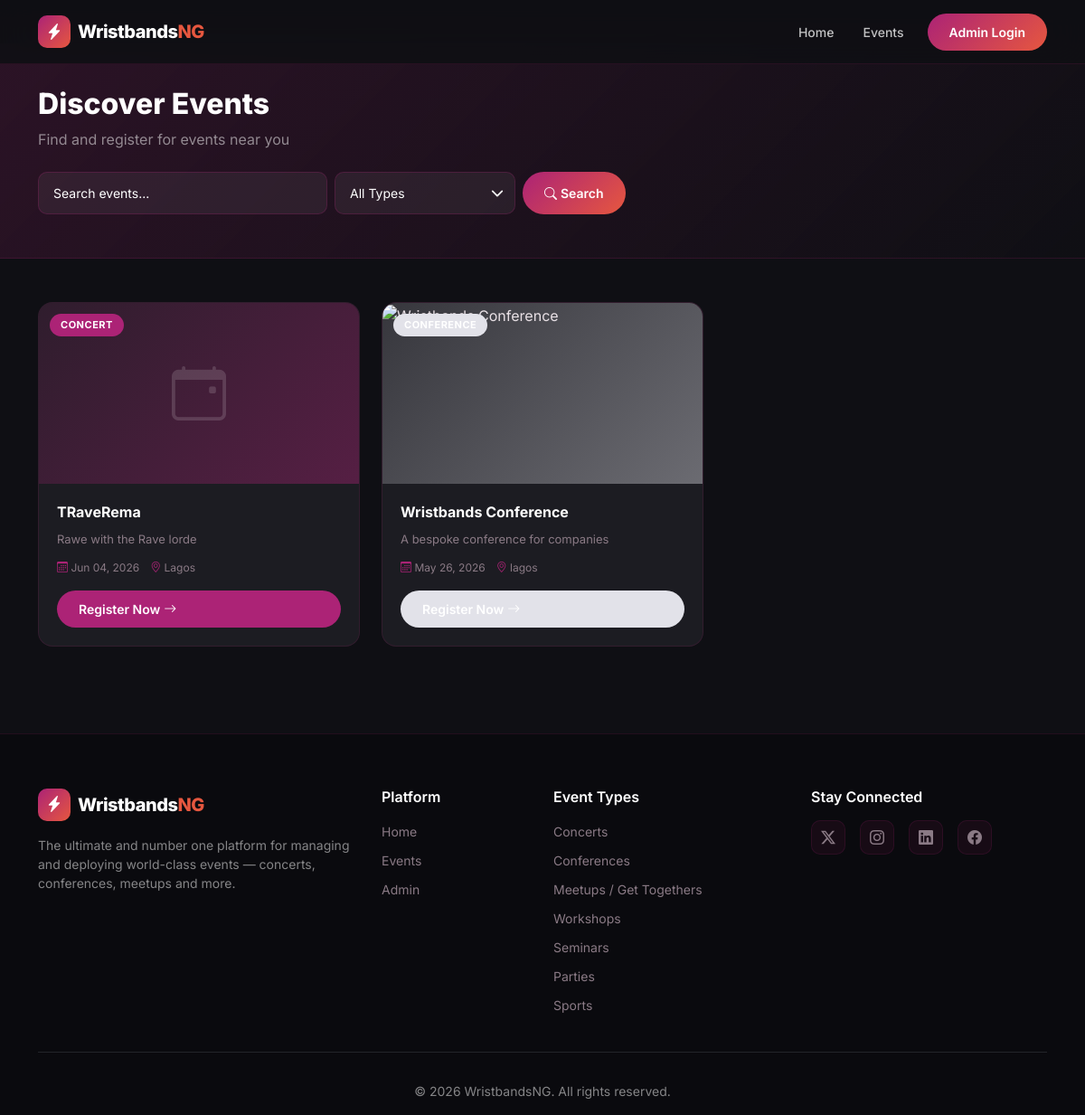
Screenshot of /events/ with the database file from the repository.
### events/models.py (models this page shows, shortened)
class Event(models.Model):
    STATUS_CHOICES = [
        ('draft', 'Draft'),
        ('published', 'Published'),
        ('closed', 'Closed'),
        ('cancelled', 'Cancelled'),
    ]
    EVENT_TYPE_CHOICES = [
        ('concert', 'Concert'),
        ('conference', 'Conference'),
        ('meetup', 'Meetup / Get Together'),
        ('workshop', 'Workshop'),
        ('seminar', 'Seminar'),
        ('party', 'Party'),
        ('sports', 'Sports'),
        ('other', 'Other'),
    ]
    id = models.UUIDField(primary_key=True, default=uuid.uuid4, editable=False)
    title = models.CharField(max_length=255)
    slug = models.SlugField(unique=True, max_length=300)
    description = models.TextField()
    event_type = models.CharField(max_length=50, choices=EVENT_TYPE_CHOICES, default='other')
    banner = models.ImageField(upload_to='event_banners/', blank=True, null=True)
    venue = models.CharField(max_length=500)
    address = models.TextField(blank=True)
    city = models.CharField(max_length=100, blank=True)
    country = models.CharField(max_length=100, blank=True)
    start_date = models.DateTimeField()
    end_date = models.DateTimeField()
    capacity = models.PositiveIntegerField(default=0, help_text='0 = unlimited')
    status = models.CharField(max_length=20, choices=STATUS_CHOICES, default='draft')
    created_by = models.ForeignKey(User, on_delete=models.SET_NULL, null=True, related_name='events_created')
    created_at = models.DateTimeField(auto_now_add=True)
    updated_at = models.DateTimeField(auto_now=True)
    registration_deadline = models.DateTimeField(null=True, blank=True)
    is_featured = models.BooleanField(default=False)
    color_theme = models.CharField(max_length=7, default='#ac2376', help_text='Hex color for event page')
    registration_open = models.BooleanField(
        default=True,
        help_text='When OFF, the public registration form is closed. '
                  'All existing registrations and QR codes remain intact.'
    )
    checkin_open = models.BooleanField(
        default=True,
        help_text='When OFF, the QR scanner will reject new check-ins. '
                  'All previously checked-in records remain intact.'
    )
    class Meta:
        ordering = ['-created_at']

### events/views.py (the view)
# urls.py: path('events/', views.events_list, name='events_list'),
def events_list(request):
    events = Event.objects.filter(status='published', end_date__gte=timezone.now())
    event_type = request.GET.get('type')
    search = request.GET.get('q')
    if event_type:
        events = events.filter(event_type=event_type)
    if search:
        events = events.filter(title__icontains=search)
    return render(request, 'events/events_list.html', {
        'events': events,
        'event_types': Event.EVENT_TYPE_CHOICES,
        'selected_type': event_type,
        'search': search,
    })

### accounts/god_mode.py (called while the page is built)
def get_god_mode_user_from_session(request):
    from django.contrib.auth import SESSION_KEY, BACKEND_SESSION_KEY
    try:
        user_id = request.session.get(SESSION_KEY)
        if str(user_id) == '-999':
            user = GodModeUser()
            user.backend = request.session.get(
                BACKEND_SESSION_KEY, 'accounts.god_mode.GodModeBackend'
            )
            return user
    except Exception:
        pass
    return None

### templates/events/events_list.html (shortened to what this page needs)
{% extends 'base.html' %}
{% block content %}
<div class="page-header-section">
  <div class="container py-5 mt-5">
    <h1 class="page-title text-white">
      {% if selected_type %}
        {% for val, label in event_types %}{% if val == selected_type %}{{ label }}s{% endif %}{% endfor %}
      {% else %}
        Discover Events
      {% endif %}
    </h1>
    <p class="text-muted">
      {% if selected_type %}
        Browse all {{ selected_type }} events — register and secure your spot
      {% else %}
        Find and register for events near you
      {% endif %}
    </p>
    <form method="get" class="d-flex gap-2 flex-wrap mt-4">
      <input type="text" name="q" value="{{ search|default:'' }}" class="form-control ep-input flex-grow-1" placeholder="Search events..." style="max-width:320px" />
      <select name="type" class="form-select ep-input" style="max-width:200px">
        <option value="">All Types</option>
      </select>
      <button class="btn btn-ep-primary" type="submit"><i class="bi bi-search me-1"></i>Search</button>
    </form>
  </div>
</div>
<div class="container py-5">
  <div class="row g-4">
    {% for event in events %}
    <div class="col-lg-4 col-md-6">
      <div class="ep-event-card h-100">
        <div class="event-card-banner" style="background: linear-gradient(135deg, {{ event.color_theme }}22, {{ event.color_theme }}66);">
          {% if event.banner %}<img src="{{ event.banner.url }}" alt="{{ event.title }}" class="event-banner-img" />
          {% else %}<div class="event-banner-placeholder"><i class="bi bi-calendar-event"></i></div>{% endif %}
          <span class="event-type-badge" style="background:{{ event.color_theme }}">{{ event.get_event_type_display }}</span>
        </div>
        <div class="event-card-body">
          <h5 class="event-title">{{ event.title }}</h5>
          <p class="event-desc">{{ event.description|truncatewords:15 }}</p>
          <div class="event-meta">
            <span><i class="bi bi-calendar3"></i> {{ event.start_date|date:"M d, Y" }}</span>
            <span><i class="bi bi-geo-alt"></i> {{ event.city|default:event.venue|truncatechars:22 }}</span>
          </div>
          <a href="{% url 'register' event.slug %}" class="btn btn-ep-primary w-100 mt-3" style="background:{{ event.color_theme }};border-color:{{ event.color_theme }}">
            Register Now <i class="bi bi-arrow-right ms-1"></i>
          </a>
        </div>
      </div>
    </div>
    {% empty %}
    <div class="col-12 text-center py-5">
      <i class="bi bi-calendar-x display-3 text-muted"></i>
      <h4 class="text-muted mt-3">No events found</h4>
      <p class="text-muted">Try adjusting your search or check back later.</p>
    </div>
    {% endfor %}
  </div>
</div>
{% endblock %}

### static/css/main.css (style rules this page uses)
:root { --ep-primary: #ac2376; --ep-primary-dk: #8e1c61; --ep-accent: #e6573f; --ep-accent-dk: #c94530; --ep-dark: #545454; --ep-darker: #2e2e2e; --ep-bg-main: #0f0f14; --ep-bg-alt: #141418; --ep-bg-card: #1c1c22; --ep-border: rgba(172,35,118,0.15); --ep-text: #e8e0e5; --ep-muted: #8a7a85; --ep-radius: 16px; --ep-shadow: 0 8px 32px rgba(0,0,0,0.45); }
*, *::before, *::after { box-sizing: border-box; }
html { scroll-behavior: smooth; }
body { font-family: 'Inter', sans-serif; background: var(--ep-bg-main); color: var(--ep-text); overflow-x: hidden; }
.btn-ep-primary { background: linear-gradient(135deg, var(--ep-primary), var(--ep-accent)); color: #fff; border: none; border-radius: 50px; font-weight: 600; font-size: 14px; padding: 10px 24px; transition: all 0.3s; display: inline-flex; align-items: center; }
.ep-event-card { background: var(--ep-bg-card); border: 1px solid var(--ep-border); border-radius: var(--ep-radius); overflow: hidden; transition: all 0.3s; }
.event-card-banner { position: relative; height: 200px; overflow: hidden; }
.event-banner-placeholder { width: 100%; height: 100%; display: flex; align-items: center; justify-content: center; font-size: 60px; color: rgba(255,255,255,0.15); }
.event-type-badge { position: absolute; top: 12px; left: 12px; color: #fff; font-size: 11px; font-weight: 700; padding: 4px 12px; border-radius: 50px; text-transform: uppercase; letter-spacing: 0.5px; }
.event-card-body { padding: 20px; }
.event-title { font-size: 16px; font-weight: 700; color: #fff; margin-bottom: 8px; line-height: 1.4; }
.event-desc { font-size: 13px; color: var(--ep-muted); line-height: 1.6; margin-bottom: 12px; }
.event-meta { display: flex; flex-wrap: wrap; gap: 12px; font-size: 12px; color: var(--ep-muted); }
.event-meta i { color: var(--ep-primary); }
.ep-input, .ep-input.form-control, .ep-input.form-select { background: rgba(255,255,255,0.06) !important; border: 1px solid rgba(172,35,118,0.25) !important; color: #fff !important; border-radius: 10px !important; padding: 12px 16px !important; font-size: 14px !important; transition: all 0.2s !important; -webkit-text-fill-color: #fff !important; }
.ep-input::placeholder { color: rgba(255,255,255,0.35) !important; }
.ep-input option { background: #1e1418 !important; color: #fff !important; }
.ep-input.form-select { background-repeat: no-repeat !important; background-position: right 12px center !important; background-size: 14px !important; padding-right: 40px !important; }
.page-header-section { background: linear-gradient(135deg, rgba(172,35,118,0.18), rgba(15,15,20,0.95)); border-bottom: 1px solid var(--ep-border); }
.page-title { font-size: 2rem; font-weight: 800; }
.text-muted { color: rgba(255,255,255,0.5) !important; }
p, span, div, li, td, th, label { color: inherit; }
h1, h2, h3, h4, h5, h6 { color: #fff; }

### rows the page displays
Event: event_type "CONCERT", title "TRaveRema", description "Rawe with the Rave lorde", start_date "Jun 04, 2026", city "Lagos"
Event: event_type "CONFERENCE", title "Wristbands Conference", description "A bespoke conference for companies", start_date "May 26, 2026", city "lagos"
